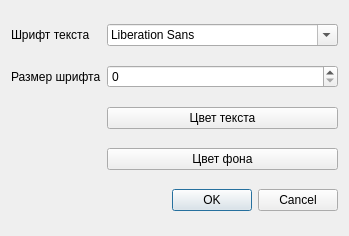
<?xml version="1.0" encoding="UTF-8"?>
<ui version="4.0">
 <class>PropertiesWindow</class>
 <widget class="QDialog" name="PropertiesWindow">
  <property name="geometry">
   <rect>
    <x>0</x>
    <y>0</y>
    <width>339</width>
    <height>236</height>
   </rect>
  </property>
  <property name="windowTitle">
   <string>Dialog</string>
  </property>
  <layout class="QGridLayout" name="gridLayout">
   <item row="0" column="0">
    <widget class="QLabel" name="label">
     <property name="text">
      <string>Шрифт текста</string>
     </property>
    </widget>
   </item>
   <item row="0" column="1">
    <widget class="QFontComboBox" name="fontComboBox"/>
   </item>
   <item row="1" column="0">
    <widget class="QLabel" name="label_2">
     <property name="text">
      <string>Размер шрифта</string>
     </property>
    </widget>
   </item>
   <item row="1" column="1">
    <widget class="QSpinBox" name="spinBox"/>
   </item>
   <item row="2" column="1">
    <widget class="QPushButton" name="pushButton">
     <property name="text">
      <string>Цвет текста</string>
     </property>
    </widget>
   </item>
   <item row="3" column="1">
    <widget class="QPushButton" name="pushButton_2">
     <property name="text">
      <string>Цвет фона</string>
     </property>
    </widget>
   </item>
   <item row="4" column="0" colspan="2">
    <widget class="QDialogButtonBox" name="buttonBox">
     <property name="orientation">
      <enum>Qt::Horizontal</enum>
     </property>
     <property name="standardButtons">
      <set>QDialogButtonBox::Cancel|QDialogButtonBox::Ok</set>
     </property>
    </widget>
   </item>
  </layout>
 </widget>
 <resources/>
 <connections>
  <connection>
   <sender>buttonBox</sender>
   <signal>accepted()</signal>
   <receiver>PropertiesWindow</receiver>
   <slot>accept()</slot>
   <hints>
    <hint type="sourcelabel">
     <x>227</x>
     <y>198</y>
    </hint>
    <hint type="destinationlabel">
     <x>157</x>
     <y>222</y>
    </hint>
   </hints>
  </connection>
  <connection>
   <sender>buttonBox</sender>
   <signal>rejected()</signal>
   <receiver>PropertiesWindow</receiver>
   <slot>reject()</slot>
   <hints>
    <hint type="sourcelabel">
     <x>295</x>
     <y>199</y>
    </hint>
    <hint type="destinationlabel">
     <x>286</x>
     <y>222</y>
    </hint>
   </hints>
  </connection>
 </connections>
</ui>
